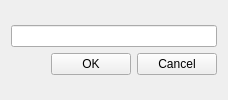
                <widget class="QWidget" name="page_13">
                 <layout class="QVBoxLayout" name="verticalLayout_17">
                  <item>
                   <layout class="QVBoxLayout" name="verticalLayout_21">
                    <item>
                     <widget class="QLineEdit" name="fileRenameEdit"/>
                    </item>
                    <item>
                     <layout class="QHBoxLayout" name="horizontalLayout_21">
                      <item>
                       <spacer name="horizontalSpacer_4">
                        <property name="orientation">
                         <enum>Qt::Horizontal</enum>
                        </property>
                        <property name="sizeHint" stdset="0">
                         <size>
                          <width>40</width>
                          <height>20</height>
                         </size>
                        </property>
                       </spacer>
                      </item>
                      <item>
                       <widget class="QPushButton" name="okFolderFileRename">
                        <property name="text">
                         <string>OK</string>
                        </property>
                        <property name="icon">
                         <iconset resource="resources.qrc">
                          <normaloff>:/resources/OK.svg</normaloff>:/resources/OK.svg</iconset>
                        </property>
                       </widget>
                      </item>
                      <item>
                       <widget class="QPushButton" name="cancelFolderFileRename">
                        <property name="text">
                         <string>Cancel</string>
                        </property>
                        <property name="icon">
                         <iconset resource="resources.qrc">
                          <normaloff>:/resources/Cancel.svg</normaloff>:/resources/Cancel.svg</iconset>
                        </property>
                       </widget>
                      </item>
                     </layout>
                    </item>
                   </layout>
                  </item>
                 </layout>
                </widget>
